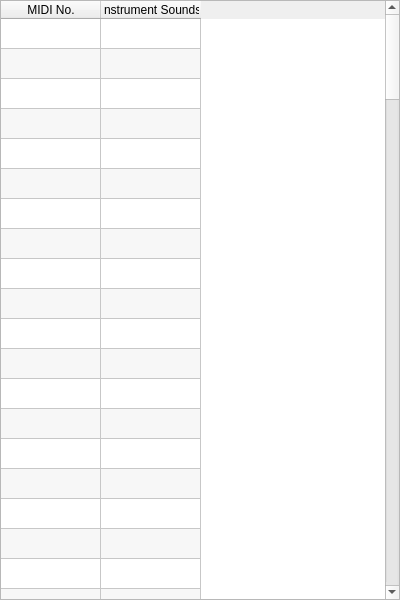
<?xml version="1.0" encoding="UTF-8"?>
<ui version="4.0">
 <class>GM1InstrumentList</class>
 <widget class="QDialog" name="GM1InstrumentList">
  <property name="geometry">
   <rect>
    <x>0</x>
    <y>0</y>
    <width>400</width>
    <height>600</height>
   </rect>
  </property>
  <property name="sizePolicy">
   <sizepolicy hsizetype="Fixed" vsizetype="Fixed">
    <horstretch>0</horstretch>
    <verstretch>0</verstretch>
   </sizepolicy>
  </property>
  <property name="minimumSize">
   <size>
    <width>400</width>
    <height>600</height>
   </size>
  </property>
  <property name="maximumSize">
   <size>
    <width>400</width>
    <height>600</height>
   </size>
  </property>
  <property name="windowTitle">
   <string>General MIDI (GM) Instrument List</string>
  </property>
  <widget class="QTableWidget" name="tableWidget">
   <property name="geometry">
    <rect>
     <x>0</x>
     <y>0</y>
     <width>400</width>
     <height>600</height>
    </rect>
   </property>
   <property name="editTriggers">
    <set>QAbstractItemView::NoEditTriggers</set>
   </property>
   <property name="alternatingRowColors">
    <bool>true</bool>
   </property>
   <property name="selectionMode">
    <enum>QAbstractItemView::SingleSelection</enum>
   </property>
   <property name="selectionBehavior">
    <enum>QAbstractItemView::SelectRows</enum>
   </property>
   <property name="rowCount">
    <number>128</number>
   </property>
   <property name="columnCount">
    <number>2</number>
   </property>
   <attribute name="verticalHeaderVisible">
    <bool>false</bool>
   </attribute>
   <row/>
   <row/>
   <row/>
   <row/>
   <row/>
   <row/>
   <row/>
   <row/>
   <row/>
   <row/>
   <row/>
   <row/>
   <row/>
   <row/>
   <row/>
   <row/>
   <row/>
   <row/>
   <row/>
   <row/>
   <row/>
   <row/>
   <row/>
   <row/>
   <row/>
   <row/>
   <row/>
   <row/>
   <row/>
   <row/>
   <row/>
   <row/>
   <row/>
   <row/>
   <row/>
   <row/>
   <row/>
   <row/>
   <row/>
   <row/>
   <row/>
   <row/>
   <row/>
   <row/>
   <row/>
   <row/>
   <row/>
   <row/>
   <row/>
   <row/>
   <row/>
   <row/>
   <row/>
   <row/>
   <row/>
   <row/>
   <row/>
   <row/>
   <row/>
   <row/>
   <row/>
   <row/>
   <row/>
   <row/>
   <row/>
   <row/>
   <row/>
   <row/>
   <row/>
   <row/>
   <row/>
   <row/>
   <row/>
   <row/>
   <row/>
   <row/>
   <row/>
   <row/>
   <row/>
   <row/>
   <row/>
   <row/>
   <row/>
   <row/>
   <row/>
   <row/>
   <row/>
   <row/>
   <row/>
   <row/>
   <row/>
   <row/>
   <row/>
   <row/>
   <row/>
   <row/>
   <row/>
   <row/>
   <row/>
   <row/>
   <row/>
   <row/>
   <row/>
   <row/>
   <row/>
   <row/>
   <row/>
   <row/>
   <row/>
   <row/>
   <row/>
   <row/>
   <row/>
   <row/>
   <row/>
   <row/>
   <row/>
   <row/>
   <row/>
   <row/>
   <row/>
   <row/>
   <row/>
   <row/>
   <row/>
   <row/>
   <row/>
   <row/>
   <column>
    <property name="text">
     <string>MIDI No.</string>
    </property>
   </column>
   <column>
    <property name="text">
     <string>Instrument Sounds</string>
    </property>
   </column>
  </widget>
 </widget>
 <resources/>
 <connections/>
</ui>
